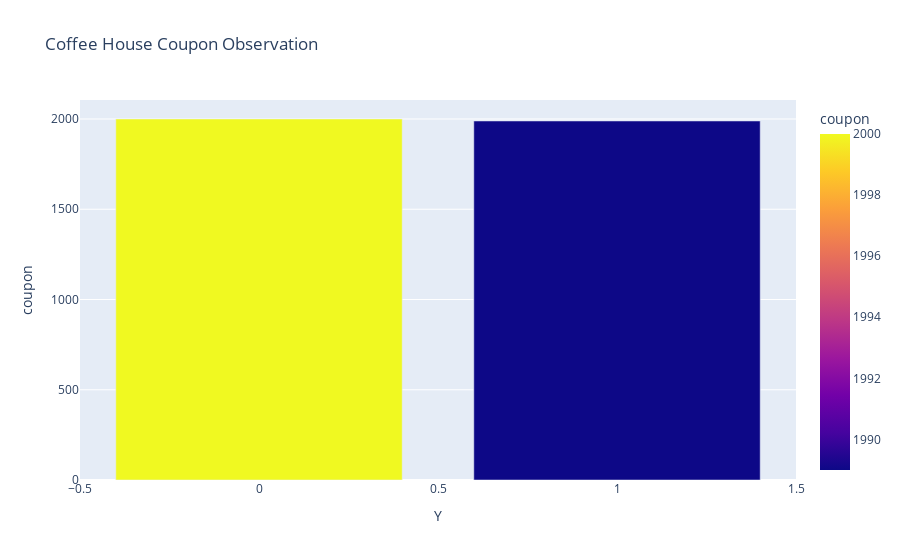

This figure's notebook cell:
### Code cell
px.bar(observation_coffee_coupon, y='coupon', color = "coupon", title = "Coffee House Coupon Observation")

### Figure 1 — Plotly figure (JSON) as saved in the notebook; plotly's stock layout.template omitted (floating-point values rounded to 4 significant figures)
{"data": [{"alignmentgroup": "True", "hovertemplate": "Y=%{x}<br>coupon=%{marker.color}<extra></extra>", "legendgroup": "", "marker": {"color": [2000, 1989], "coloraxis": "coloraxis", "pattern": {"shape": ""}}, "name": "", "offsetgroup": "", "orientation": "v", "showlegend": false, "textposition": "auto", "type": "bar", "x": [0, 1], "xaxis": "x", "y": [2000, 1989], "yaxis": "y"}], "layout": {"autosize": true, "barmode": "relative", "coloraxis": {"colorbar": {"title": {"text": "coupon"}}, "colorscale": [[0, "#0d0887"], [0.1111, "#46039f"], [0.2222, "#7201a8"], [0.3333, "#9c179e"], [0.4444, "#bd3786"], [0.5556, "#d8576b"], [0.6667, "#ed7953"], [0.7778, "#fb9f3a"], [0.8889, "#fdca26"], [1, "#f0f921"]]}, "legend": {"tracegroupgap": 0}, "title": {"text": "Coffee House Coupon Observation"}, "xaxis": {"anchor": "y", "autorange": true, "domain": [0, 1], "range": [-0.5, 1.5], "title": {"text": "Y"}, "type": "linear"}, "yaxis": {"anchor": "x", "autorange": true, "domain": [0, 1], "range": [0, 2105.0], "title": {"text": "coupon"}, "type": "linear"}}}
